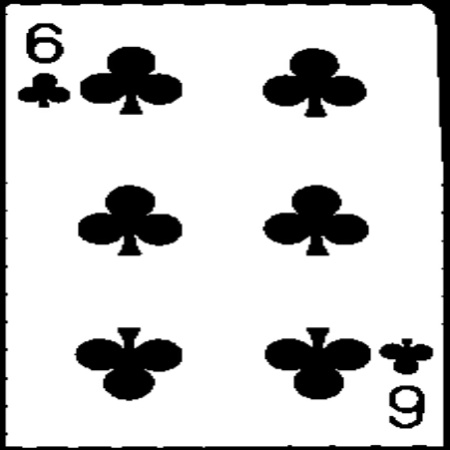
#> input picture images/c6.jpg, 450 x 450 px, given in place of ca.jpg, which was not available
$ python cardRec.py
#> lines starting #> are read from the running program, lines starting #| are printed output that depends on the picture; after the words box and inside, x2 and y2 are one past the last pixel; in counts of white or black regions, pixels touching at a corner belong together; pictures that were not available may be replaced by others from this repository, and a replacement may not be noted
"""


Python code to recognize playing cards in players and
dealers hands using webcam.

By: Kyle Granville

note:
-code recognizes cards, need to find a better way to append
  to a list for the dealer's and player's cards

v_8-14-2022
"""

import cv2
from cv2 import data
import imutils
import numpy
import glob
import os
import time
import sys
import socket

numpy.set_printoptions(threshold=sys.maxsize)


pList = []
dList = []
playerCards = []
dealerCards = []
playerSum = 0
dealerSum = 0
printedCards = []

# thresholds for canny and kernel for edges
ctMax=190
ctMin=50
kThicc = (5,5)

# debug variable to show guess image and wait for keypress
# eg. hold space for continuous read
showAndDelay = 0 # 0=off,1=on

#put program into card save-2-file mode
# input 'q' to not save card image,
#  otherwise input card like:  h3
saveCardsMode = 0 # 0=off,1=on

# set to 0 if using file not socket
# set to 1 if using sockets
socketMode = 0

if socketMode == 1:
    host, port = "127.0.0.1", 25001
    sock = socket.socket(socket.AF_INET, socket.SOCK_STREAM)
    sock.connect((host, port))


# [74 lines left out: functions printToFile, normalize, getContours, cropImage, not called in this run]


def resizeCard(image):
    '''resizes card image into correct size to compare'''
    approx = numpy.array([[0, 0], [0, image.shape[0]], [image.shape[1], image.shape[0]],[image.shape[1], 0]], numpy.float32)
    h = numpy.array([[0, 0], [0, 449], [449, 449], [449, 0]], numpy.float32)
    transform = cv2.getPerspectiveTransform(numpy.float32(approx), h)
    return cv2.warpPerspective(image, transform, (450, 450))


def getAllCards():
    '''returns full dataset of cards to compare with later
        along with ranks in order of dataset'''
    path = os.path.dirname(os.path.abspath(__file__))
    ims=[]
    cardSuits = ["c","d","h","s"]
    cardRanks = ['a','2','3','4','5','6','7','8','9','10','j','q','k']
    im_name = [()]
    print(" - getting cards dataset - ")
    a=glob.glob(path + "\\images\\")

    ranks=[]
    for i in cardRanks:
        for s in cardSuits:
            im = str(s + str(i) + ".jpg")
            image = cv2.imread(im)
#> image is the input picture: shape (450, 450, 3); min 0, max 255, mean 205.4
            #cv2.imshow("idk",image)
            gray = cv2.cvtColor(image,cv2.COLOR_BGR2GRAY)
            blur = cv2.bilateralFilter(gray,10,15,15)
            #only show edges or colour changes
            edges = cv2.Canny(blur,ctMin,ctMax,True)
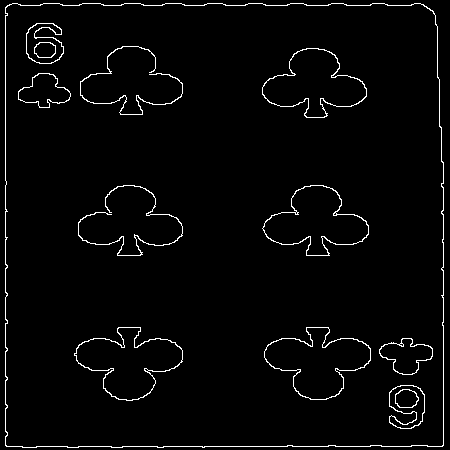
#> edges: shape (450, 450); 2.7% white in thin lines or dots
            kernel = numpy.ones(kThicc,numpy.uint8)
            dilate = cv2.dilate(edges, kernel,iterations=1)
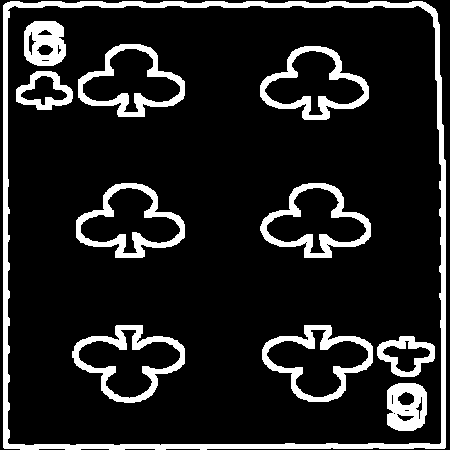
#> dilate: shape (450, 450); 13.3% white; 11 white regions, largest, box (x1, y1, x2, y2) and area: (3, 1, 446, 450) 9308, (72, 325, 185, 403) 2285, (262, 325, 373, 402) 2186
            rIm = resizeCard(dilate) #dilate
#> in resizeCard, `return cv2.warpPerspective(image, transform, (450, 450))`:
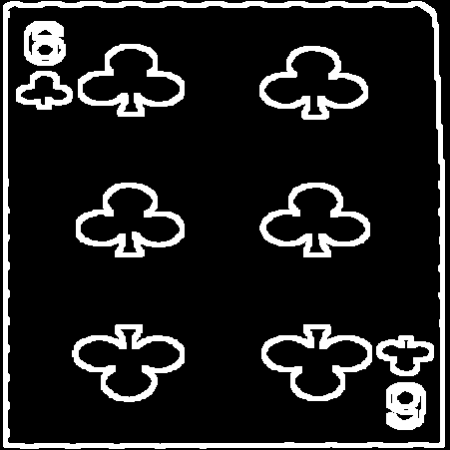
#> returned value: shape (450, 450); min 0, max 255, mean 33.8

            ims.append(rIm)
            i1=i
            if i in 'j':
                i1=11
            elif i in 'q':
                i1=12
            elif i in 'k':
                i1=13
            elif i in 'a':
                i1=1
            ranks.append(s+str(i1))
            #cv2.imshow("idk",rIm)
    print(" - dataset of " + str(len(ims)) +" ready - ")
    return ims,ranks


# [184 lines left out: functions checkWhiteVal, procCardIm, checkIntersect, process, not called in this run]


#main function
def main():
    global dList,pList,dealerCards,playerCards,printedCards
    ranks = []

    #get current directory
    path = os.path.dirname(os.path.abspath(__file__))
    os.chdir(path)

    #clearing files for later use
    fp = open("playerHand.txt","w")
    fd = open("dealerHand.txt","w")
    fd.close()

    isTryR = 0
    try:
        #fill dataset
        dataset,ranks = getAllCards()
        isTryR = 1
    except:
        print("ERROR: failed to get dataset, exiting.")
        exit()
#> (the program exits here)

$ run again, on images/c7.jpg
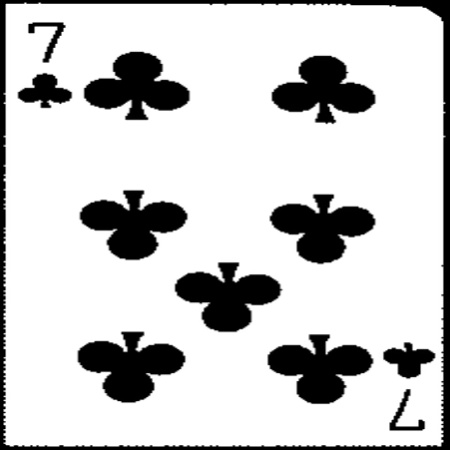
#> input picture images/c7.jpg, 450 x 450 px, given in place of ca.jpg, which was not available
#> in getAllCards, image is the input picture: shape (450, 450, 3); min 0, max 255, mean 203.6
#> in getAllCards, `edges = cv2.Canny(blur,ctMin,ctMax,True)`:
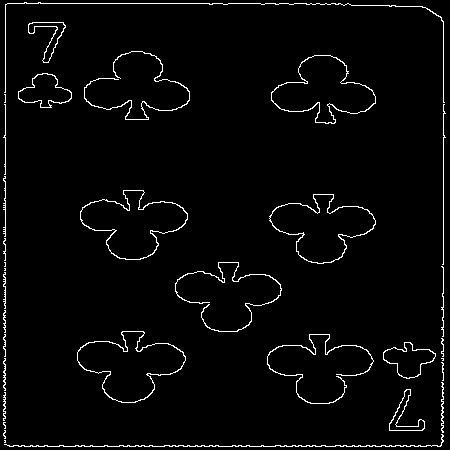
#> edges: shape (450, 450); 2.9% white in thin lines or dots
#> dilate: shape (450, 450); 14.3% white; 12 white regions, largest, box (x1, y1, x2, y2) and area: (1, 0, 448, 449) 9981, (75, 329, 188, 405) 2240, (78, 188, 190, 262) 2215
#> in resizeCard, `return cv2.warpPerspective(image, transform, (450, 450))`:
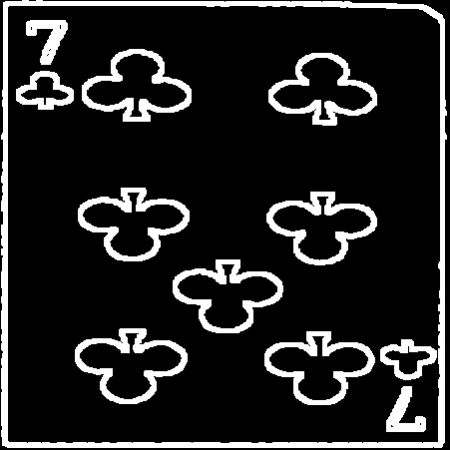
#> returned value: shape (450, 450); min 0, max 255, mean 36.2
